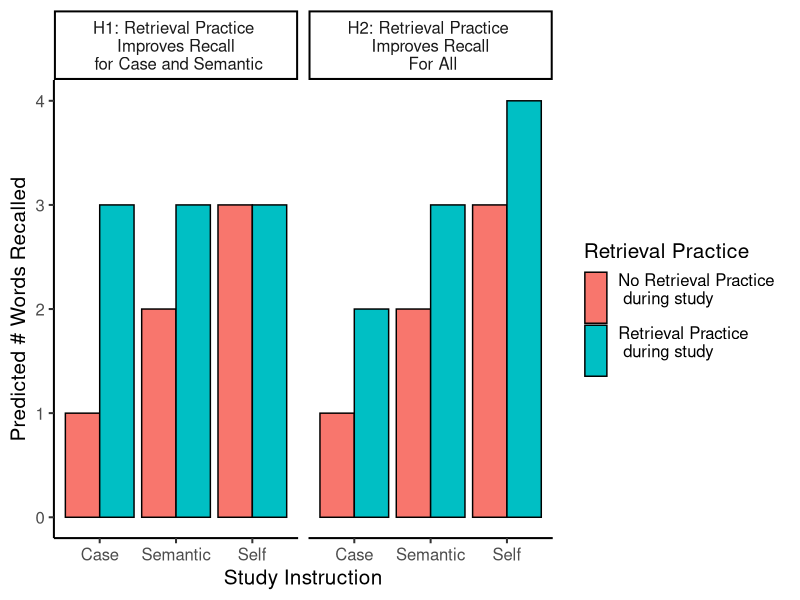

Source code (R): (Note: this script raises an error after producing the figure.)
## ---- chunk 1
knitr::opts_chunk$set(echo = TRUE,
                      warning = FALSE,
                      message = FALSE,
                      eval = TRUE)
## ---- chunk 2
library(dplyr)
library(tidyverse)
library(jsonlite)
library(xtable)
library(data.table)
## ---- chunk 3

prediction_graph <- tibble(
  `Hypothesis` = rep(c("H1: Retrieval Practice \n Improves Recall \n for Case and Semantic","H2: Retrieval Practice \n Improves Recall \n For All"),each=6),
  `Study Instruction` = factor(rep(c("Case","Semantic","Self","Case","Semantic","Self"),2),
                                  levels= c("Case","Semantic","Self")),
  `Retrieval Practice` = rep(rep(c("No Retrieval Practice \n during study \n", "Retrieval Practice \n during study \n"),each =3),2),
  `Predicted Recall` = c(1,2,3,3,3,3,1,2,3,2,3,4)
  )


ggplot(prediction_graph,aes(x=`Study Instruction`, 
                            y = `Predicted Recall`, 
                            fill = `Retrieval Practice`)) +
  geom_bar(stat="identity", position="dodge", color="black") +
  facet_wrap(~`Hypothesis`) +
  ylab("Predicted # Words Recalled") +
  theme_classic(base_size = 15)


## ---- chunk 4
save.image("data/E1_A.RData")
